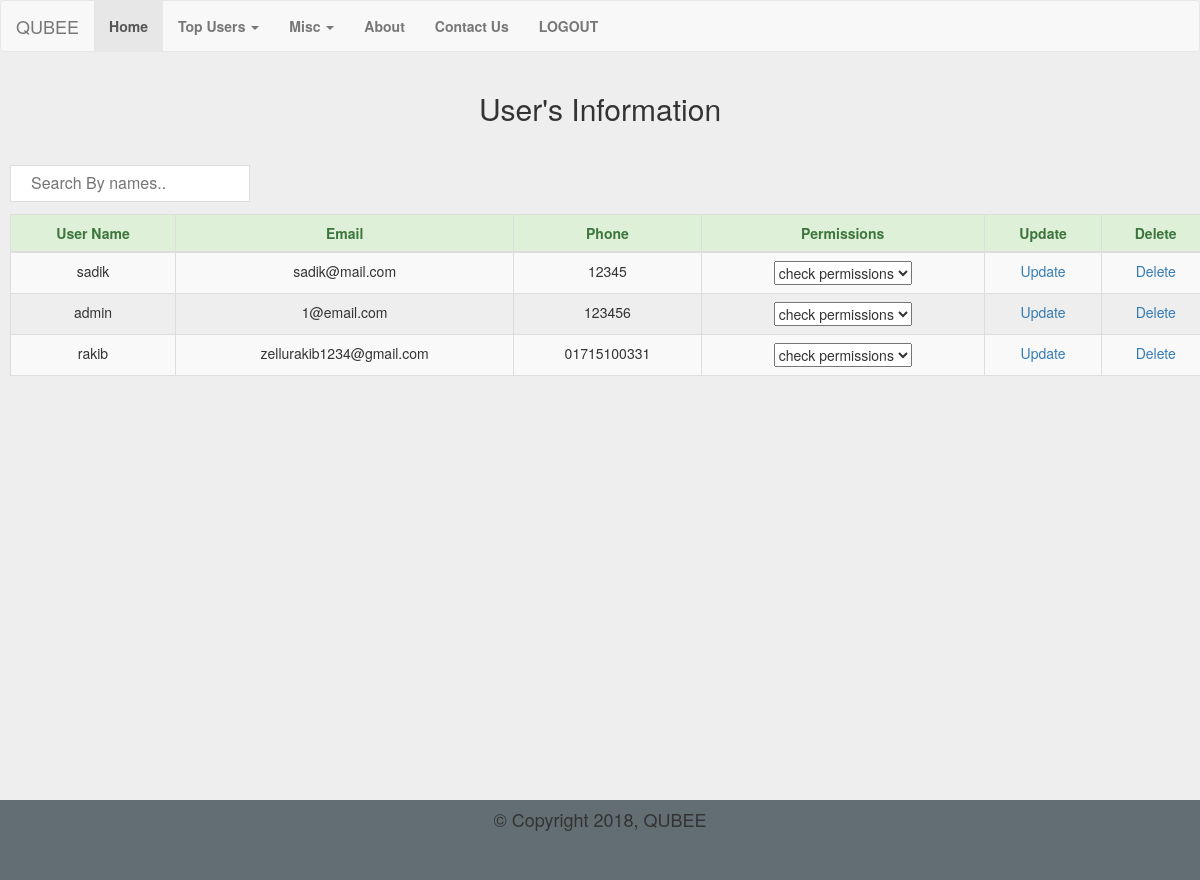
Screenshot of /userInfo.php with the database file from the repository.
### tables this page shows
CREATE TABLE IF NOT EXISTS `user` (
  `user_id` int(11) NOT NULL,
  `username` varchar(20) DEFAULT NULL,
  `phone` varchar(20) NOT NULL,
  `email` varchar(40) NOT NULL,
  `department` varchar(20) NOT NULL,
  `designation` varchar(60) NOT NULL,
  `password` varchar(20) NOT NULL
);

### userInfo.php (the view, shortened to what this page needs)
<!DOCTYPE html>
<html lang="en">
<head>
</head>
<body>
	<?php
include 'header.php';
 ?>
 <div class="page-header text-center">
 <h2>User's Information</h2>
 </div>
 <input type="text" id="myInput" onkeyup="myFunction()" placeholder="Search By names.." title="Type in a name">
 <div class="table-reponsive">
 	<table id="myTable" class="table table-bordered table-hover table-striped">
 		<thead>
 			<tr class="alert-success">
 				<th>User Name</th>
 				<th>Email</th>
 				<th>Phone</th>
 				<th>Permissions</th>
 				<th>Update</th>
 				<th>Delete</th>
 			</tr>
 		</thead>
 		<tbody>
 			<?php
 				include 'database.php';
 				$query="SELECT * FROM user ORDER BY user_id DESC";
 				$result = mysqli_query($dbc,$query);
 				while($row=mysqli_fetch_array($result)) {
 			 ?>
 			 <tr>
 			 	<td><?php echo $row['username']; ?></td>
 			 	<td><?php echo $row['email']; ?></td>
 			 	<td><?php echo $row['phone']; ?></td>
 			 	<td>
            <select name="select" id="perm">
              <option selected="selected"><strong>check permissions</strong></option>
            </select>
 			 	</td>
 			 	<td><a href="update.php?id=<?php echo $row['user_id']; ?>">Update</a></td>
 			 	<td><a href="delete.php?id=<?php echo $row['user_id']; ?>">Delete</a></td>
 			 </tr>
 			 <?php } ?>
 		</tbody>
 	</table>
 </div>
<?php include 'footer.php'; ?>
</body>
</html>

### header.php (shortened to what this page needs)
<!DOCTYPE html>
<html lang="en">
<head>
  <link rel="stylesheet" href="https://maxcdn.bootstrapcdn.com/bootstrap/3.3.7/css/bootstrap.min.css">
  <link rel="stylesheet" href="style.css">
</head>
<body>
<div class="wrapper">
<nav class="navbar navbar-default">
  <div class="container-fluid">
    <div class="navbar-header">
      <a class="navbar-brand" href="home.php">QUBEE</a>
    </div>
    <div class="collapse navbar-collapse" id="myNavbar">
      <ul class="nav navbar-nav">
        <li class="active"><a href="home.php"><strong>Home</strong></a></li>
      <li class="dropdown">
        <a class="dropdown-toggle" data-toggle="dropdown" href="#"><strong>Top Users</strong>
        <span class="caret"></span></a>
      </li>
      <li class="dropdown">
        <a class="dropdown-toggle" data-toggle="dropdown" href="#"><strong>Misc</strong>
        <span class="caret"></span></a>
      </li>
        <li><a href="about.php"><strong>About</strong></a></li>
        <li><a href="contact.php"><strong>Contact Us</strong></a></li>
        <li><a href="logout.php"><strong>LOGOUT</strong></a></li>
      </ul>
    </div>
  </div>
</nav>

### footer.php (shortened to what this page needs)
</div>
<footer>
  <h4>&copy; Copyright 2018, QUBEE</h4>
</footer>
</body>
</html>

### style.css (style rules this page uses)
html,body { background:#eee !important;margin:0;padding:0;height:100%;width:100% }
.wrapper { min-height:100%;min-width:100%;position:relative;overflow:auto;float:left }
.wrapper td { text-align:center }
.wrapper th { text-align:center }
footer { height:80px;width:100%;background:#636e72;bottom:0;position:sticky;overflow:hidden }
footer h4 { text-align:center }

### userInfo.php (style rules this page uses)
* { box-sizing: border-box; }
#myInput { background-position: 10px 10px; background-repeat: no-repeat; width: 20%; font-size: 16px; padding: 6px 10px 6px 20px; border: 1px solid #ddd; margin-bottom: 12px; margin-left: 10px; }
#myTable { margin-left:10px; margin-right:10px; float:center; }

### rows the page displays
user: username "sadik", email "sadik@mail.com", phone "12345"
user: username "admin", email "1@email.com", phone "123456"
user: username "rakib", email "zellurakib1234@gmail.com", phone "01715100331"
